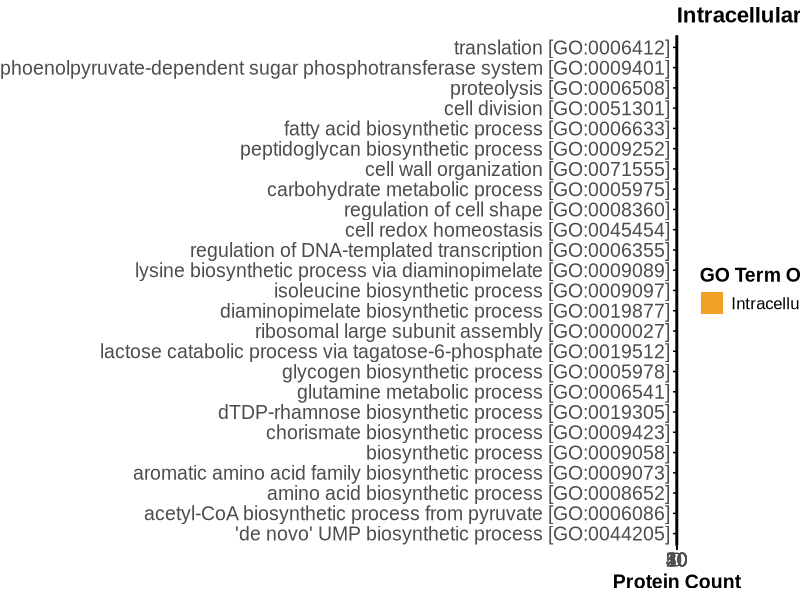
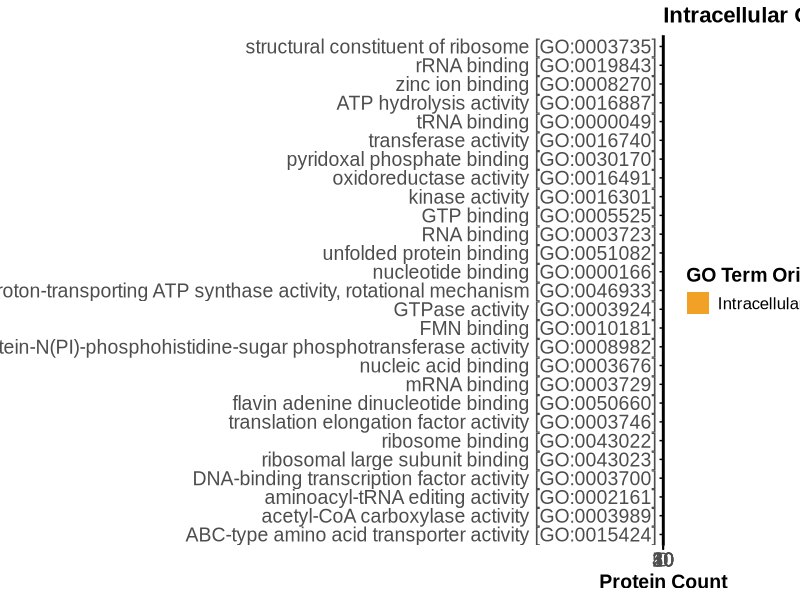
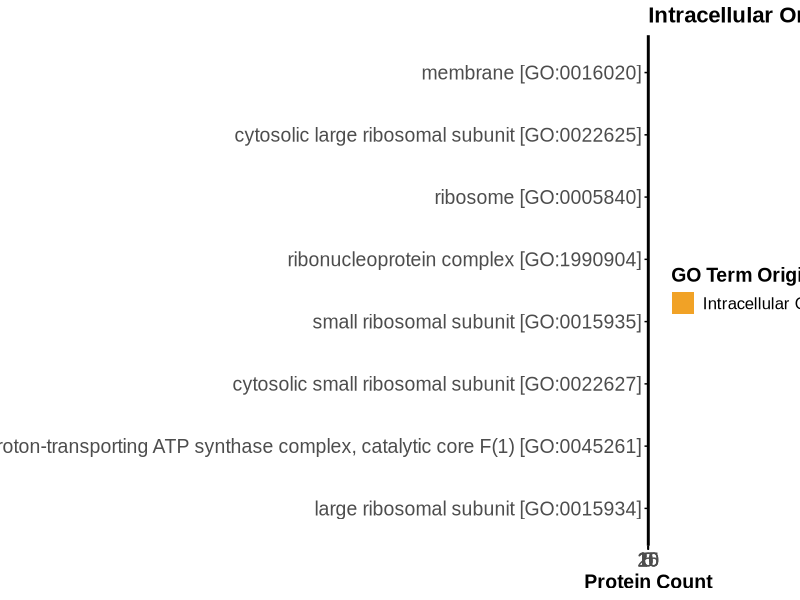
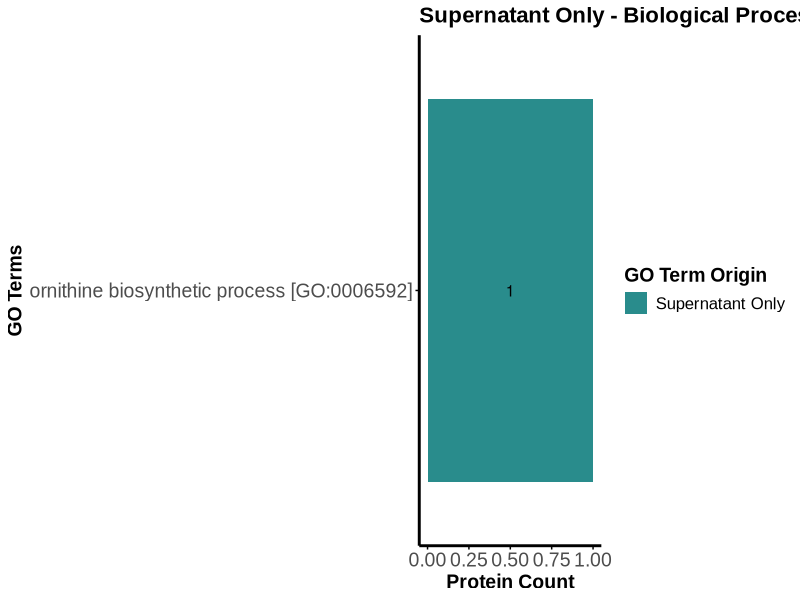
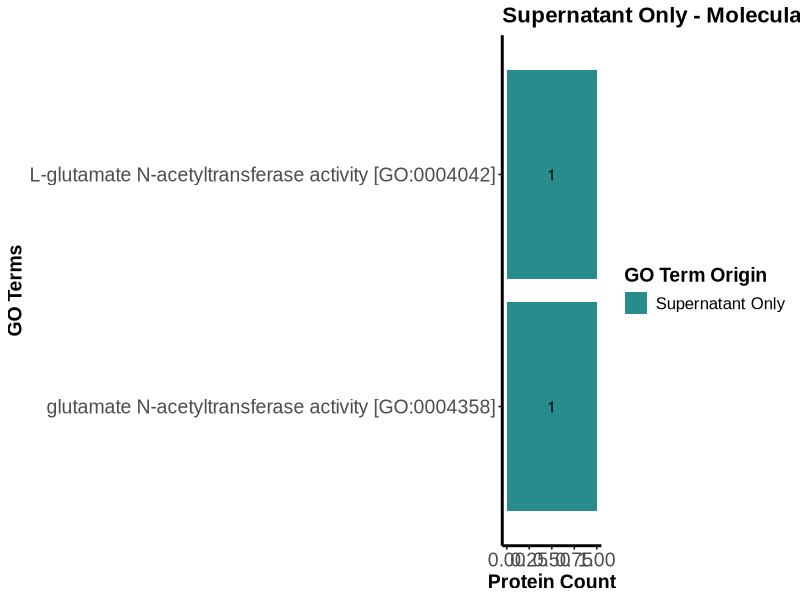
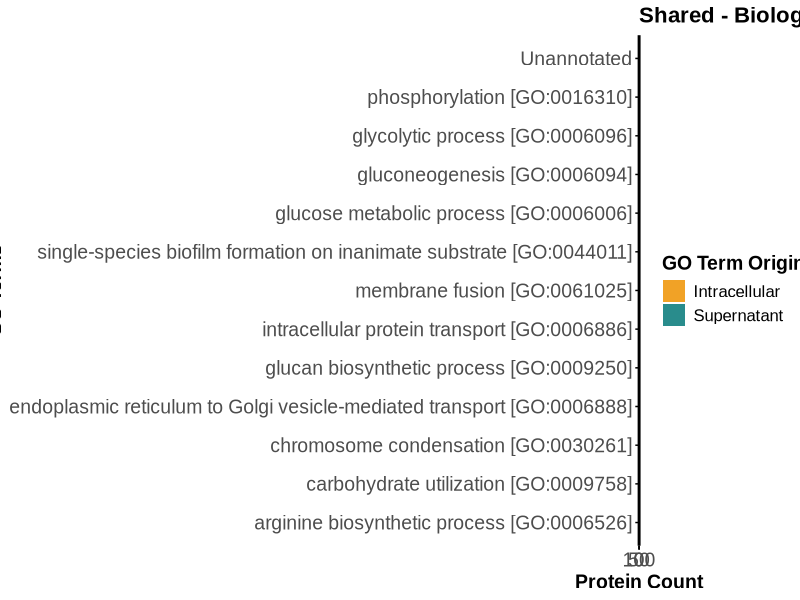
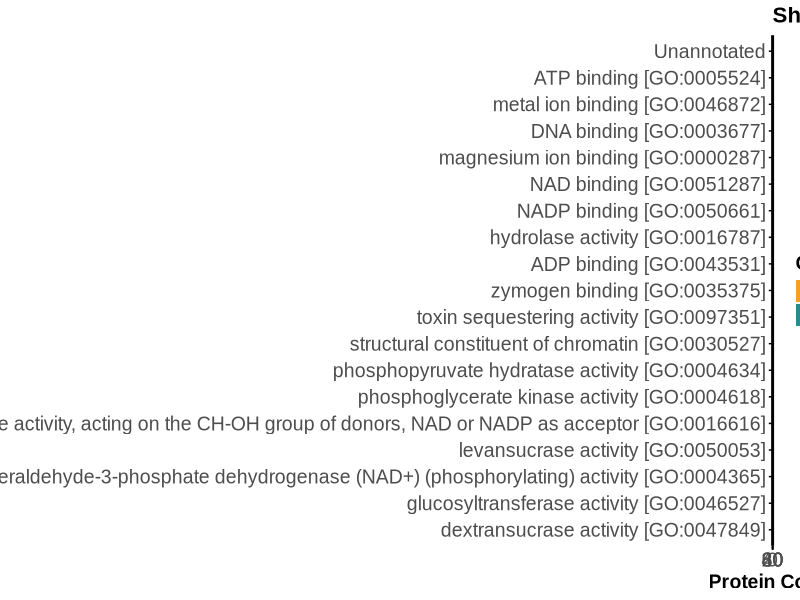
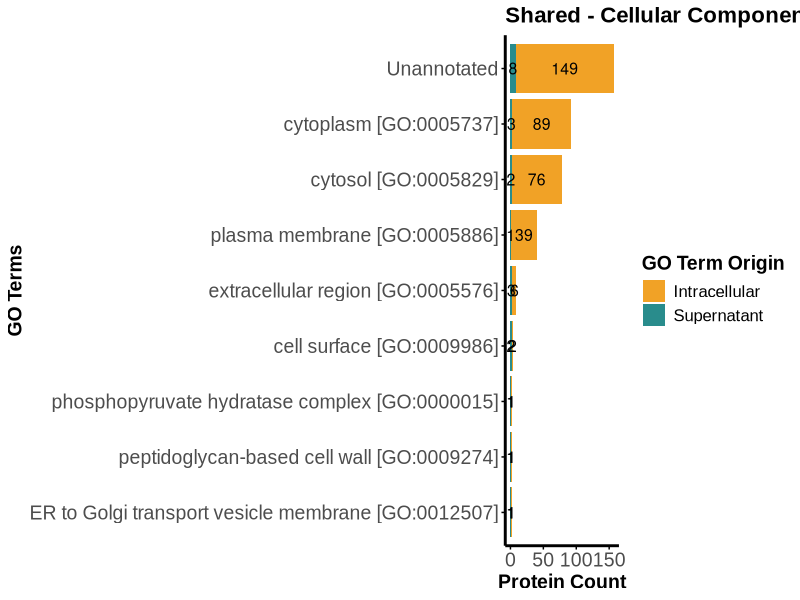

Source code (R) for these figures, in order: (Note: this script raises an error after producing the figures.)
# Load necessary libraries
library(ggplot2)
library(dplyr)
library(tidyr)
library(stringr)
library(patchwork)

# **Load data**
supernatant <- read.csv("data/supernatant_data.csv", stringsAsFactors = FALSE, na.strings = c(NA, "") )
intracellular <- read.csv("data/intracellular_data.csv", stringsAsFactors = FALSE, na.strings = c(NA, ""))
supernatant$biological_process[is.na(supernatant$biological_process)] <- "Unannotated"
supernatant$molecular_function[is.na(supernatant$molecular_function)] <- "Unannotated"
supernatant$cellular_component[is.na(supernatant$cellular_component)] <- "Unannotated"
intracellular$biological_process[is.na(intracellular$biological_process)] <- "Unannotated"
intracellular$molecular_function[is.na(intracellular$molecular_function)] <- "Unannotated"
intracellular$cellular_component[is.na(intracellular$cellular_component)] <- "Unannotated"

# Add labels to differentiate supernatant and intracellular
supernatant$Location <- "Supernatant"
intracellular$Location <- "Intracellular"

# **Combine both datasets**
data_combined <- rbind(supernatant, intracellular)

# **Convert GO categories into long format**
go_data <- data_combined %>%
  select(Entry, biological_process, molecular_function, cellular_component, Location) %>%
  pivot_longer(cols = c(biological_process, molecular_function, cellular_component), 
               names_to = "GO_Category", values_to = "GO_Term")

# **Split multiple GO terms separated by ";" into separate rows**
go_data <- go_data %>%
  separate_rows(GO_Term, sep = ";") %>%
  mutate(GO_Term = str_trim(GO_Term))  # Trim spaces

# **Count occurrences per GO term per location**
go_counts <- go_data %>%
  group_by(GO_Term, GO_Category, Location) %>%
  summarise(Count = n(), .groups = "drop")

# **Identify shared and unique GO terms**
shared_terms <- go_counts %>%
  group_by(GO_Term, GO_Category) %>%
  filter(n_distinct(Location) > 1)  # Keep separate rows

supernatant_unique <- go_counts %>%
  filter(Location == "Supernatant" & !GO_Term %in% shared_terms$GO_Term) %>%
  mutate(Type = "Supernatant Only")

intracellular_unique <- go_counts %>%
  filter(Location == "Intracellular" & !GO_Term %in% shared_terms$GO_Term) %>%
  mutate(Type = "Intracellular Only")

go_final <- bind_rows(supernatant_unique, intracellular_unique)

# **Structure shared data for stacking**
shared_data <- shared_terms %>%
  pivot_wider(names_from = Location, values_from = Count, values_fill = list(Count = 0)) %>%
  rename(Int_Count = Intracellular, Sup_Count = Supernatant) %>%
  pivot_longer(cols = c(Int_Count, Sup_Count), names_to = "Type", values_to = "Count") %>%
  mutate(Type = ifelse(Type == "Int_Count", "Intracellular", "Supernatant"))


# **Separate Data by GO Categories (BP, MF, CC)**
intracellular_bp <- go_final %>% filter(Type == "Intracellular Only", GO_Category == "biological_process")
intracellular_mf <- go_final %>% filter(Type == "Intracellular Only", GO_Category == "molecular_function")
intracellular_cc <- go_final %>% filter(Type == "Intracellular Only", GO_Category == "cellular_component")

supernatant_bp <- go_final %>% filter(Type == "Supernatant Only", GO_Category == "biological_process")
supernatant_mf <- go_final %>% filter(Type == "Supernatant Only", GO_Category == "molecular_function")
supernatant_cc <- go_final %>% filter(Type == "Supernatant Only", GO_Category == "cellular_component")

shared_bp <- shared_data %>% filter(GO_Category == "biological_process")
shared_mf <- shared_data %>% filter(GO_Category == "molecular_function")
shared_cc <- shared_data %>% filter(GO_Category == "cellular_component")


color_map <- c("Supernatant Only" = "#298c8c", "Intracellular Only" = "#f1a226", 
               "Supernatant" = "#298c8c", "Intracellular" = "#f1a226")

custom_theme <- theme_minimal(base_family = "Arial") +
  theme(
    text = element_text(family = "Arial", color = "black"),   # Serif font & black text
    plot.title = element_text(size = 16, face = "bold"),      # Bold plot titles
    axis.title = element_text(size = 14, face = "bold"),      # Bold axis titles
    axis.text = element_text(size = 14, margin = margin(r = 10)),  # Prevent text overlap
    axis.ticks = element_line(color = "black"),               # Black ticks
    panel.border = element_blank(),                           # Remove all borders first
    axis.line.x = element_line(color = "black", linewidth = 1),  # Bottom border only
    axis.line.y = element_line(color = "black", linewidth = 1),  # Left border only
    panel.grid.major = element_blank(), panel.grid.minor = element_blank(), # Remove grid lines
    panel.background = element_rect(fill = "transparent", color = NA), # Transparent background
    plot.background = element_rect(fill = "transparent", color = NA),  # Transparent background
    legend.text = element_text(size = 12),  # Legend font size
    legend.title = element_text(size = 14, face = "bold")  # Legend title font size
  )

# **Plot Function**
plot_GO_category <- function(data, title, filename, hide_low_counts=FALSE, stack=FALSE) {
  if (nrow(data) == 0) {
    message(paste("Skipping empty plot:", title))
    return(NULL)
  }
  
  # Apply filter for display (only in intracellular plots)
  if (hide_low_counts) {
    data <- data %>% filter(Count > 3)
  }
  
  # Create the plot
  p <- ggplot(data, aes(x = reorder(GO_Term, Count), y = Count, fill = Type)) +
    geom_bar(stat = "identity", position = ifelse(stack, "stack", "dodge")) +
    scale_fill_manual(values = color_map) +
    coord_flip() +
    labs(title = title, x = "GO Terms", y = "Protein Count", fill = "GO Term Origin") +
    custom_theme +
    geom_text(aes(label = Count), position = position_stack(vjust = 0.5), size = 4, color = "black")
  
  
  # Save plot as high-resolution PNG (DPI 600)
  ggsave(filename, p, width = 24, height = 15, dpi = 600)
  message(paste("Saved:", filename))
}

# **Save Plots**
plot_GO_category(intracellular_bp, "Intracellular Only - Biological Process", "results/go_plots/Int_BP.png", hide_low_counts=TRUE)
plot_GO_category(intracellular_mf, "Intracellular Only - Molecular Function", "results/go_plots/Int_MF.png", hide_low_counts=TRUE)
plot_GO_category(intracellular_cc, "Intracellular Only - Cellular Component", "results/go_plots/Int_CC.png", hide_low_counts=TRUE)

plot_GO_category(supernatant_bp, "Supernatant Only - Biological Process", "results/go_plots/Sup_BP.png")
plot_GO_category(supernatant_mf, "Supernatant Only - Molecular Function", "results/go_plots/Sup_MF.png")
plot_GO_category(supernatant_cc, "Supernatant Only - Cellular Component", "results/go_plots/Sup_CC.png")

plot_GO_category(shared_bp, "Shared - Biological Process", "results/go_plots/Shared_BP.png", stack=TRUE)
plot_GO_category(shared_mf, "Shared - Molecular Function", "results/go_plots/Shared_MF.png", stack=TRUE)
plot_GO_category(shared_cc, "Shared - Cellular Component", "results/go_plots/Shared_CC.png", stack=TRUE)


protein_location_mapping <- data_combined %>%
  group_by(Entry) %>%
  summarise(Location = case_when(
    any(Location == "Supernatant") & any(Location == "Intracellular") ~ "Shared",
    any(Location == "Supernatant") ~ "Supernatant",
    any(Location == "Intracellular") ~ "Intracellular",
    TRUE ~ "Uncategorized"
  ), .groups = "drop")


output_csv <- data_combined %>%
  select(Entry, biological_process, molecular_function, cellular_component) %>%
  left_join(protein_location_mapping, by = "Entry")  
write.csv(output_csv, "results/tables/GO_Annotations_Combined.csv", row.names = FALSE)

plot_GO_category_return <- function(data, title, hide_low_counts=FALSE, stack=FALSE) {
  if (nrow(data) == 0) return(NULL)
  if (hide_low_counts) data <- data %>% filter(Count > 3)
  
  p <- ggplot(data, aes(x = reorder(GO_Term, Count), y = Count, fill = Type)) +
    geom_bar(stat = "identity", position = ifelse(stack, "stack", "dodge")) +
    scale_fill_manual(values = color_map) +
    coord_flip() +
    labs(title = title, x = "GO Terms", y = "Protein Count", fill = "GO Term Origin") +
    custom_theme +
    geom_text(aes(label = Count), position = position_stack(vjust = 0.5), size = 3, color = "black")
  
  return(p)
}
# Intracellular
pA <- plot_GO_category_return(intracellular_bp, "A. Intracellular Only - Biological Process", hide_low_counts=TRUE)
pB <- plot_GO_category_return(intracellular_cc, "B. Intracellular Only - Cellular Component", hide_low_counts=TRUE)
pC <- plot_GO_category_return(intracellular_mf, "C. Intracellular Only - Molecular Function", hide_low_counts=TRUE)

# Supernatant
pD <- plot_GO_category_return(supernatant_bp, "D. Supernatant Only - Biological Process")
pE <- plot_GO_category_return(supernatant_mf, "E. Supernatant Only - Molecular Function")

# Shared (stacked)
pF <- plot_GO_category_return(shared_bp, "F. Shared - Biological Process", stack=TRUE)
pG <- plot_GO_category_return(shared_cc, "G. Shared - Cellular Component", stack=TRUE)
pH <- plot_GO_category_return(shared_mf, "H. Shared - Molecular Function", stack=TRUE)

combined_plot <- (
  (pA + pB + pC) /
    (pD + pE + pF) /
    (pG + pH)
) + plot_layout(guides = "collect") & theme(legend.position = "bottom")

print(combined_plot)

ggsave("results/plots/Combined_GO_Figure.png", combined_plot, width = 40, height = 48, dpi = 600, limitsize = FALSE)
